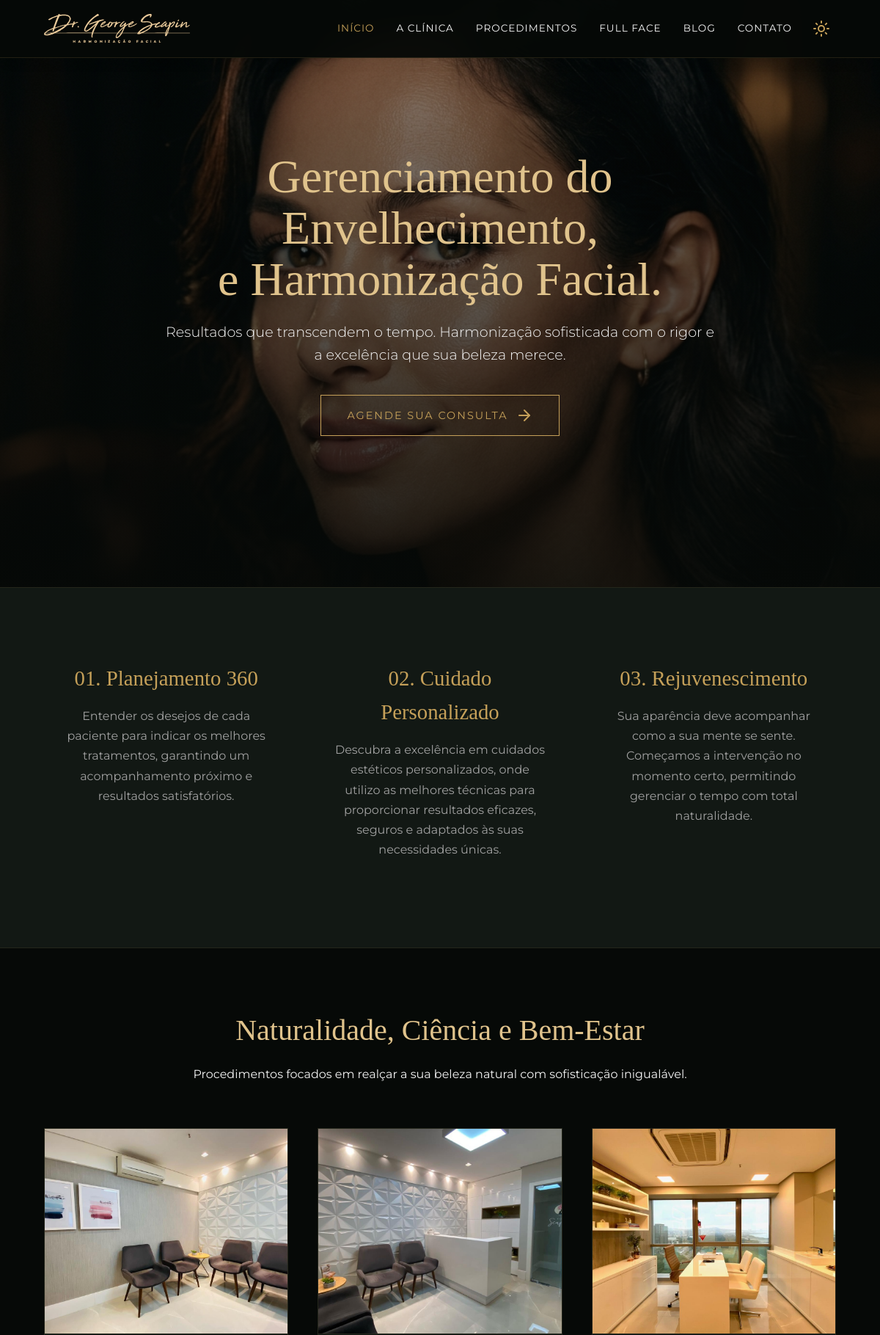
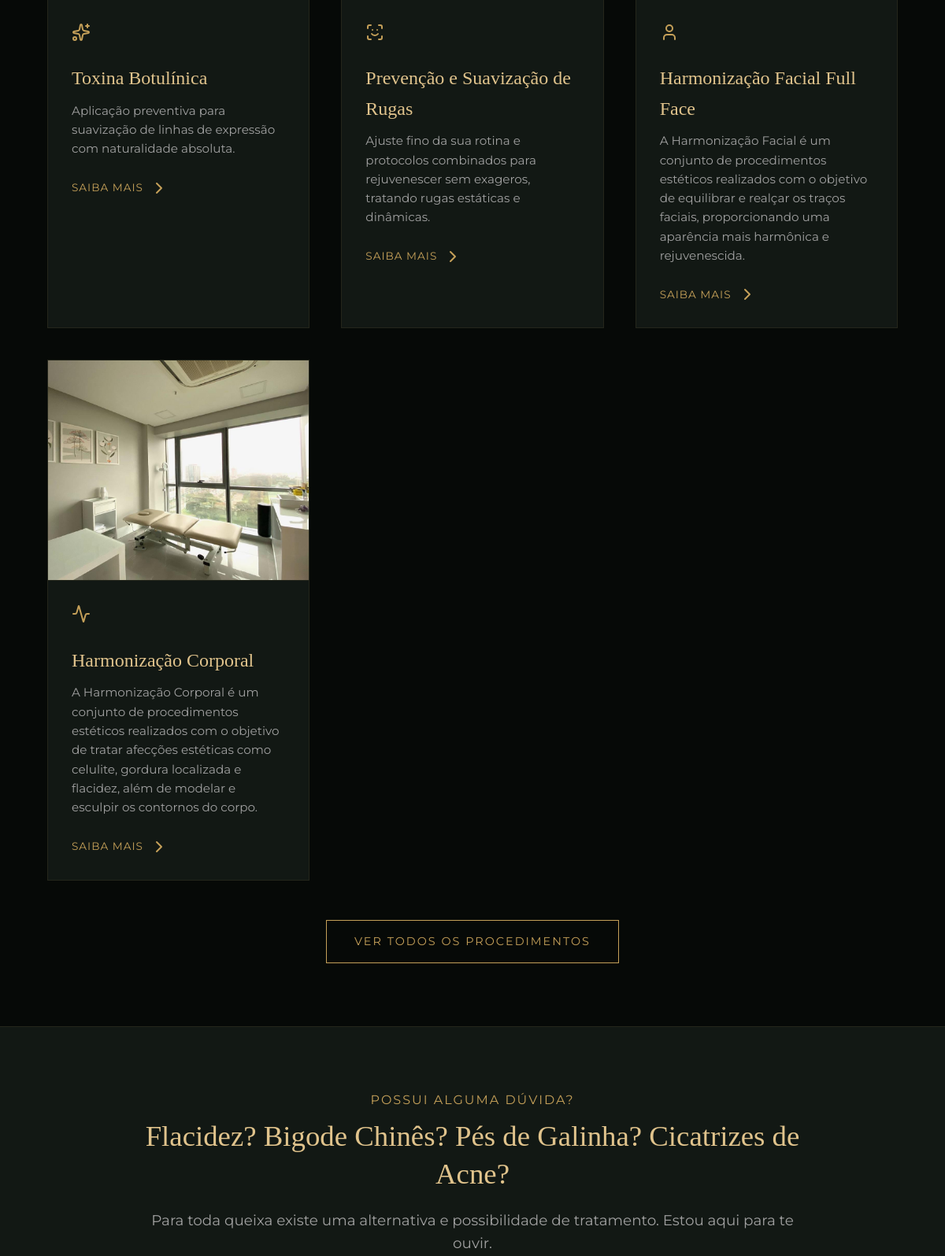
The page / (upper part) on the database its author committed (2 pictures, top to bottom).
### tables this page shows
CREATE TABLE `menu_items` (
  `id` int NOT NULL AUTO_INCREMENT,
  `label` varchar(100) NOT NULL,
  `url` varchar(255) NOT NULL,
  `target` varchar(20) DEFAULT '_self',
  `sort_order` int DEFAULT '0',
  `is_active` tinyint(1) DEFAULT '1',
  `is_button` tinyint(1) DEFAULT '0',
  `created_at` timestamp NULL DEFAULT CURRENT_TIMESTAMP,
  `updated_at` timestamp NULL DEFAULT CURRENT_TIMESTAMP ON UPDATE CURRENT_TIMESTAMP,
  PRIMARY KEY (`id`)
);

CREATE TABLE `hero_content` (
  `id` int NOT NULL AUTO_INCREMENT,
  `title` varchar(255) NOT NULL,
  `subtitle` text NOT NULL,
  `button_text` varchar(100) DEFAULT 'Agendar Consulta',
  `button_link` varchar(255) DEFAULT '/contato',
  `bg_image_dark` varchar(255) DEFAULT '/assets/images/hero.png',
  `bg_image_light` varchar(255) DEFAULT '/assets/images/hero_light.png',
  `updated_at` datetime DEFAULT CURRENT_TIMESTAMP ON UPDATE CURRENT_TIMESTAMP,
  PRIMARY KEY (`id`)
);

CREATE TABLE `procedures` (
  `id` int NOT NULL AUTO_INCREMENT,
  `title` varchar(255) NOT NULL,
  `slug` varchar(255) NOT NULL,
  `short_description` text NOT NULL,
  `full_description` text,
  `image_url` varchar(255) DEFAULT NULL,
  `icon_name` varchar(50) DEFAULT 'sparkles',
  `sort_order` int DEFAULT '0',
  `is_active` tinyint(1) DEFAULT '1',
  `created_at` datetime DEFAULT CURRENT_TIMESTAMP,
  `updated_at` datetime DEFAULT CURRENT_TIMESTAMP ON UPDATE CURRENT_TIMESTAMP,
  PRIMARY KEY (`id`),
  UNIQUE KEY `slug` (`slug`)
);

### app/Presentation/Controllers/SiteController.php (called while the page is built, shortened)
<?php
class SiteController
{
    private PDOProcedureRepository $procedureRepo;
    private PDOContentRepository $contentRepo;
    public function __construct()
    {
        $this->procedureRepo = new PDOProcedureRepository();
        $this->contentRepo = new PDOContentRepository();
    }
    public function index(): void
    {
        $hero = $this->contentRepo->getHeroContent();
        $procedures = $this->procedureRepo->getAll(true);
        require __DIR__ . '/../Views/site/home.php';
    }
}

### app/helpers.php (called while the page is built, shortened)
<?php
if (!function_exists('asset')) {
    function asset(string $path): string {
        $path = ltrim($path, '/');
        return '/' . $path;
    }
}
if (!function_exists('url')) {
    function url(string $path = ''): string {
        $path = ltrim($path, '/');
        return '/' . $path;
    }
}

### app/Infrastructure/Database/Connection.php (called while the page is built, shortened)
<?php
class Connection
{
    private static ?PDO $instance = null;
    public static function getInstance(): PDO
    {
        if (self::$instance === null) {
            $config = require __DIR__ . '/../../../config/database.php';
            try {
                $driver = $config['driver'] ?? 'mysql';
                if ($driver === 'sqlite') {
                    $dbPath = $config['database'];
                    self::$instance = new PDO("sqlite:" . $dbPath, null, null, [
                        PDO::ATTR_ERRMODE => PDO::ERRMODE_EXCEPTION,
                        PDO::ATTR_DEFAULT_FETCH_MODE => PDO::FETCH_ASSOC,
                        PDO::ATTR_EMULATE_PREPARES => false
                    ]);
                    self::$instance->exec('PRAGMA foreign_keys = ON;');
                } else {
                    $dsn = "mysql:host={$config['host']};port={$config['port']};dbname={$config['database']};charset={$config['charset']}";
                    self::$instance = new PDO($dsn, $config['username'], $config['password'], [
                        PDO::ATTR_ERRMODE => PDO::ERRMODE_EXCEPTION,
                        PDO::ATTR_DEFAULT_FETCH_MODE => PDO::FETCH_ASSOC,
                        PDO::ATTR_EMULATE_PREPARES => false,
                        PDO::MYSQL_ATTR_INIT_COMMAND => "SET NAMES utf8mb4"
                    ]);
                }
            } catch (PDOException $e) {
                die("Erro na conexão com o banco de dados MySQL: " . $e->getMessage());
            }
        }
        return self::$instance;
    }
}

### app/Infrastructure/Repositories/PDOMenuRepository.php (called while the page is built, shortened)
<?php
class PDOMenuRepository
{
    private PDO $pdo;
    public function __construct()
    {
        $this->pdo = Connection::getInstance();
    }
    public function getAll(bool $onlyActive = false): array
    {
        try {
            $sql = "SELECT * FROM menu_items";
            if ($onlyActive) {
                $sql .= " WHERE is_active = 1";
            }
            $sql .= " ORDER BY sort_order ASC, id ASC";
            $stmt = $this->pdo->query($sql);
            return $stmt ? $stmt->fetchAll() : [];
        } catch (\Throwable $e) {
            return [
                ['id' => 1, 'label' => 'Início', 'url' => '/', 'target' => '_self', 'sort_order' => 1, 'is_active' => 1, 'is_button' => 0],
                ['id' => 2, 'label' => 'A Clínica', 'url' => '/clinica', 'target' => '_self', 'sort_order' => 2, 'is_active' => 1, 'is_button' => 0],
                ['id' => 3, 'label' => 'Procedimentos', 'url' => '/procedimentos', 'target' => '_self', 'sort_order' => 3, 'is_active' => 1, 'is_button' => 0],
                ['id' => 4, 'label' => 'Full Face', 'url' => '/harmonizacao-facial', 'target' => '_self', 'sort_order' => 4, 'is_active' => 1, 'is_button' => 0],
                ['id' => 5, 'label' => 'Blog', 'url' => '/blog', 'target' => '_self', 'sort_order' => 5, 'is_active' => 1, 'is_button' => 0],
                ['id' => 6, 'label' => 'Contato', 'url' => '/contato', 'target' => '_self', 'sort_order' => 6, 'is_active' => 1, 'is_button' => 0]
            ];
        }
    }
}

### app/Infrastructure/Repositories/PDOContentRepository.php (called while the page is built, shortened)
<?php
class PDOContentRepository
{
    private PDO $pdo;
    public function __construct()
    {
        $this->pdo = Connection::getInstance();
    }
    public function getHeroContent(): array
    {
        try {
            $stmt = $this->pdo->query("SELECT * FROM hero_content ORDER BY id ASC LIMIT 1");
            $res = $stmt ? $stmt->fetch() : null;
            return $res ?: [
                'title' => 'A Arte da<br>Precisão Facial',
                'subtitle' => 'Resultados que transcendem o tempo. Harmonização sofisticada com o rigor e a excelência que sua beleza merece.',
                'button_text' => 'Agendar Consulta',
                'button_link' => '/contato',
                'bg_image_dark' => '/assets/images/hero.png',
                'bg_image_light' => '/assets/images/hero_light.png'
            ];
        } catch (\Throwable $e) {
            return [
                'title' => 'A Arte da<br>Precisão Facial',
                'subtitle' => 'Resultados que transcendem o tempo. Harmonização sofisticada com o rigor e a excelência que sua beleza merece.',
                'button_text' => 'Agendar Consulta',
                'button_link' => '/contato',
                'bg_image_dark' => '/assets/images/hero.png',
                'bg_image_light' => '/assets/images/hero_light.png'
            ];
        }
    }
}

### config/database.php (called while the page is built)
<?php
return [
    'driver' => getenv('DB_CONNECTION') ?: 'mysql',
    'host' => getenv('DB_HOST') ?: '127.0.0.1',
    'port' => (int)(getenv('DB_PORT') ?: 3306),
    'database' => getenv('DB_DATABASE') ?: 'clinica_george',
    'username' => getenv('DB_USERNAME') ?: 'root',
    'password' => getenv('DB_PASSWORD') ?: '',
    'charset' => 'utf8mb4'
];

### app/Infrastructure/Repositories/PDOProcedureRepository.php (called while the page is built, shortened)
<?php
class PDOProcedureRepository
{
    private PDO $pdo;
    public function __construct()
    {
        $this->pdo = Connection::getInstance();
    }
    public function getAll(bool $onlyActive = true): array
    {
        try {
            $sql = "SELECT * FROM procedures";
            if ($onlyActive) {
                $sql .= " WHERE is_active = 1";
            }
            $sql .= " ORDER BY sort_order ASC, id ASC";
            $stmt = $this->pdo->query($sql);
            return $stmt ? $stmt->fetchAll() : [];
        } catch (\Throwable $e) {
            return [];
        }
    }
}

### app/Presentation/Views/site/home.php (the view, shortened to what this page needs)
<?php require __DIR__ . '/../layouts/site_header.php'; ?>
  <section class="hero">
    <div class="hero-bg" style="background-image: var(--hero-bg-image);"></div>
    <div class="hero-overlay"></div>
    <div class="hero-content">
      <h1><?= $hero['title'] ?? 'Estética Avançada,<br>Gerenciamento do Envelhecimento,<br>Harmonização Facial e Corporal.' ?></h1>
      <p><?= $hero['subtitle'] ?? 'Resultados que transcendem o tempo. Harmonização sofisticada com o rigor e a excelência que sua beleza merece.' ?></p>
      <a href="<?= url($hero['button_link'] ?? '/contato') ?>" class="btn-primary">
        <?= htmlspecialchars($hero['button_text'] ?? 'Agende sua consulta') ?>
        <i data-lucide="arrow-right" size="18"></i>
      </a>
    </div>
  </section>
  <section style="background-color: var(--bg-light); border-top: 1px solid var(--card-border); border-bottom: 1px solid var(--card-border); padding: 80px 5%;">
    <div style="max-width: 1200px; margin: 0 auto; display: grid; grid-template-columns: repeat(auto-fit, minmax(300px, 1fr)); gap: 40px;">
      <div class="excellence-content" style="text-align: center; padding: 20px;">
        <h3 style="color: var(--gold-primary); font-size: 1.8rem; margin-bottom: 15px; font-family: var(--font-serif);">01. Planejamento 360</h3>
        <p style="font-size: 1rem; color: var(--text-muted); line-height: 1.7;">Entender os desejos de cada paciente para indicar os melhores tratamentos, garantindo um acompanhamento próximo e resultados satisfatórios.</p>
      </div>
      <div class="excellence-content" style="text-align: center; padding: 20px;">
        <h3 style="color: var(--gold-primary); font-size: 1.8rem; margin-bottom: 15px; font-family: var(--font-serif);">02. Cuidado Personalizado</h3>
        <p style="font-size: 1rem; color: var(--text-muted); line-height: 1.7;">Descubra a excelência em cuidados estéticos personalizados, onde utilizo as melhores técnicas para proporcionar resultados eficazes, seguros e adaptados às suas necessidades únicas.</p>
      </div>
      <div class="excellence-content" style="text-align: center; padding: 20px;">
        <h3 style="color: var(--gold-primary); font-size: 1.8rem; margin-bottom: 15px; font-family: var(--font-serif);">03. Rejuvenescimento</h3>
        <p style="font-size: 1rem; color: var(--text-muted); line-height: 1.7;">Sua aparência deve acompanhar como a sua mente se sente. Começamos a intervenção no momento certo, permitindo gerenciar o tempo com total naturalidade.</p>
      </div>
    </div>
  </section>
  <section>
    <div class="section-header">
      <h2>Naturalidade, Ciência e Bem-Estar</h2>
      <p>Procedimentos focados em realçar a sua beleza natural com sofisticação inigualável.</p>
    </div>
    <div class="procedures-grid">
      <?php foreach ($procedures as $proc): ?>
        <div class="procedure-card">
          <div class="procedure-img-wrapper">
            <img src="<?= asset($proc['image_url'] ?: 'assets/images/botox.png') ?>" alt="<?= htmlspecialchars($proc['title']) ?>" class="procedure-img">
          </div>
          <div class="procedure-content">
            <div class="procedure-icon"><i data-lucide="<?= htmlspecialchars($proc['icon_name'] ?: 'sparkles') ?>" size="32"></i></div>
            <h3><?= htmlspecialchars($proc['title']) ?></h3>
            <p><?= htmlspecialchars($proc['short_description']) ?></p>
            <a href="<?= url('/procedimentos') ?>" class="procedure-link">
              Saiba mais <i data-lucide="chevron-right" size="16"></i>
            </a>
          </div>
        </div>
      <?php endforeach; ?>
    </div>
    <div style="text-align: center; margin-top: 50px;">
      <a href="<?= url('/procedimentos') ?>" class="btn-primary">Ver Todos os Procedimentos</a>
    </div>
  </section>
  <section style="text-align: center; padding: 80px 5% 100px; background-color: var(--bg-light); border-top: 1px solid var(--card-border);">
    <div class="section-header" style="max-width: 850px; margin: 0 auto 40px auto;">
      <p style="color: var(--gold-primary); font-size: 1rem; text-transform: uppercase; margin-bottom: 10px; letter-spacing: 2px;">Possui alguma dúvida?</p>
      <h2 style="font-size: 2.3rem; line-height: 1.3;">Flacidez? Bigode Chinês? Pés de Galinha? Cicatrizes de Acne?</h2>
      <p style="font-size: 1.15rem; color: var(--text-muted); margin-top: 20px;">Para toda queixa existe uma alternativa e possibilidade de tratamento. Estou aqui para te ouvir.</p>
    </div>
  </section>
<?php require __DIR__ . '/../layouts/site_footer.php'; ?>

### app/Presentation/Views/layouts/site_header.php (shortened to what this page needs)
<!DOCTYPE html>
<html lang="pt-br" data-theme="dark">
<head>
  <link rel="stylesheet" href="<?= asset('assets/css/style.css') ?>">
</head>
<body>
  <header id="header">
    <a href="<?= url('/') ?>" class="logo" aria-label="Dr. George Scapin">
      <div class="logo-svg" style="background-image: url('<?= asset('assets/images/logo.svg') ?>');"></div>
    </a>
    <div class="nav-actions">
      <nav id="navMenu">
        <?php
          $menuRepo = new \App\Infrastructure\Repositories\PDOMenuRepository();
          $menuItems = $menuRepo->getAll(true);
          $reqUri = parse_url($_SERVER['REQUEST_URI'] ?? '/', PHP_URL_PATH);
        ?>
        <?php foreach ($menuItems as $m):
          $isCur = ($reqUri === $m['url']) || ($m['url'] === '/' && ($reqUri === '' || $reqUri === '/'));
          $isBtn = !empty($m['is_button']);
        ?>
          <a href="<?= (strpos($m['url'], 'http') === 0) ? $m['url'] : url($m['url']) ?>"
             target="<?= htmlspecialchars($m['target'] ?? '_self') ?>"
             class="<?= $isCur ? 'active' : '' ?> <?= $isBtn ? 'btn-primary btn-solid' : '' ?>"
             <?= $isBtn ? 'style="padding: 8px 18px; margin-left: 10px;"' : '' ?>>
            <?= htmlspecialchars($m['label']) ?>
          </a>
        <?php endforeach; ?>
      </nav>
      <button class="theme-toggle" id="themeToggle" aria-label="Alternar Tema">
      </button>
    </div>
  </header>

### rows shown on the page
menu_items: label "INÍCIO"
menu_items: label "A CLÍNICA"
menu_items: label "PROCEDIMENTOS"
menu_items: label "FULL FACE"
menu_items: label "BLOG"
menu_items: label "CONTATO"
hero_content: title "Gerenciamento do Envelhecimento, e Harmonização Facial.", subtitle "Resultados que transcendem o tempo. Harmonização sofisticada com o rigor e a excelência que sua beleza merece.", button_text "AGENDE SUA CONSULTA"
procedures: image_url (picture), title "Toxina Botulínica", short_description "Aplicação preventiva para suavização de linhas de expressão com naturalidade absoluta."
procedures: image_url (picture), title "Prevenção e Suavização de Rugas", short_description "Ajuste fino da sua rotina e protocolos combinados para rejuvenescer sem exageros, tratando rugas estáticas e dinâmicas."
procedures: image_url (picture), title "Harmonização Facial Full Face", short_description "A Harmonização Facial é um conjunto de procedimentos estéticos realizados com o objetivo de equilibrar e realçar os traços faciais, proporcionando uma aparência mais harmônica e rejuvenescida."
procedures: image_url (picture), title "Harmonização Corporal", short_description "A Harmonização Corporal é um conjunto de procedimentos estéticos realizados com o objetivo de tratar afecções estéticas como celulite, gordura localizada e flacidez, além de modelar e esculpir os contornos do corpo."
